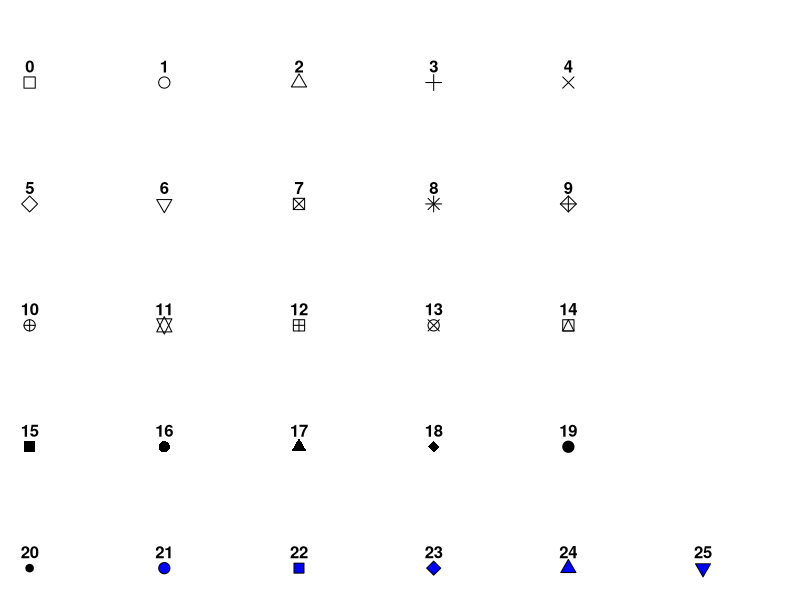

Write R code to recreate this figure.
#++++++++++++++++++++++++++++++++++++++++++++
#generate a plot of point shapes which R knows about.
#++++++++++++++++++++++++++++++++++++++++++++
generateRPointShapes<-function(){
  oldPar<-par()
  par(font=2, mar=c(0.5,0,0,0))
  y=rev(c(rep(1,6),rep(2,5), rep(3,5), rep(4,5), rep(5,5)))
  x=c(rep(1:5,5),6)
  plot(x, y, pch = 0:25, cex=1.5, ylim=c(1,5.5), xlim=c(1,6.5), 
       axes=FALSE, xlab="", ylab="", bg="blue")
  text(x, y, labels=0:25, pos=3)
  par(mar=oldPar$mar,font=oldPar$font )
}
generateRPointShapes()